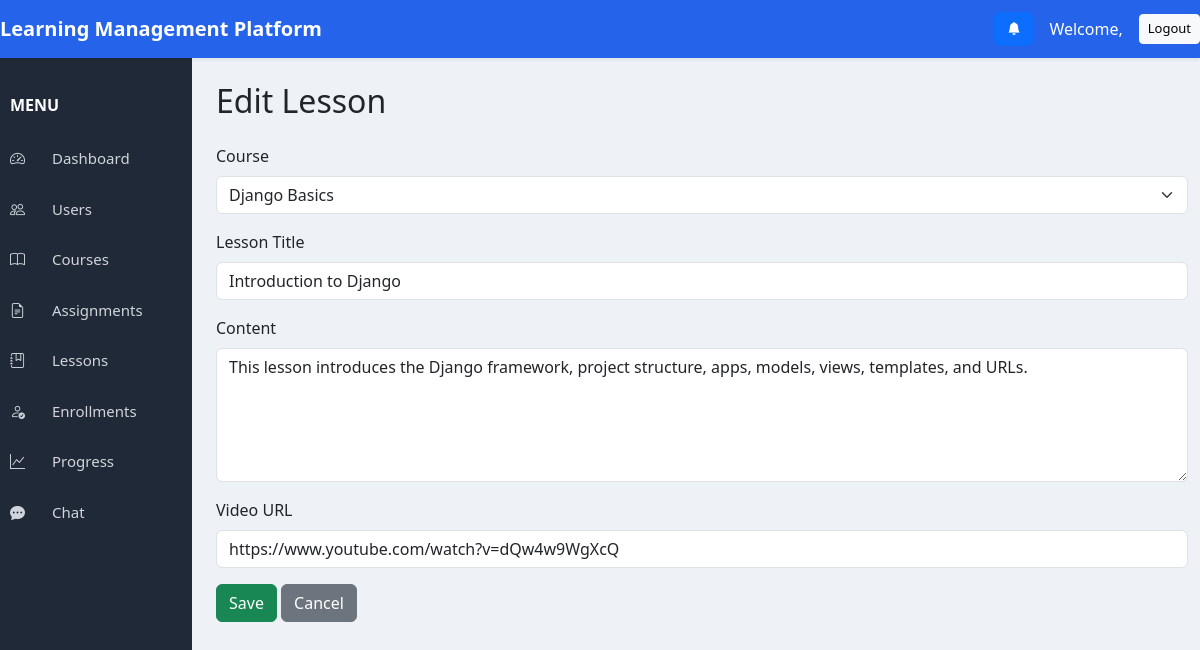
Screenshot of /courses/lessons/edit/1/ with the database file from the repository.
### courses/models.py (models this page shows, shortened)
class Lesson(models.Model):
    course = models.ForeignKey(
        Course,
        on_delete=models.CASCADE,
        related_name="lessons"
    )
    title = models.CharField(max_length=200)
    content = models.TextField()
    video_url = models.URLField(blank=True, null=True)

### courses/views.py (the view)
# urls.py: path("lessons/edit/<int:pk>/", views.edit_lesson, name="edit_lesson"),
def edit_lesson(request, pk):
    lesson = get_object_or_404(Lesson, pk=pk)
    if request.method == "POST":
        form = LessonForm(request.POST, instance=lesson)
        if form.is_valid():
            form.save()
            return redirect("lesson_list")
    else:
        form = LessonForm(instance=lesson)
    return render(
        request,
        "lessons/lesson_form.html",
        {
            "form": form,
            "title": "Edit Lesson",
        },
    )

### courses/forms.py
class LessonForm(forms.ModelForm):
    class Meta:
        model = Lesson
        fields = [
            "course",
            "title",
            "content",
            "video_url",
        ]
        widgets = {
            "course": forms.Select(
                attrs={"class": "form-select"}
            ),
            "title": forms.TextInput(
                attrs={"class": "form-control"}
            ),
            "content": forms.Textarea(
                attrs={
                    "class": "form-control",
                    "rows": 5,
                }
            ),
            "video_url": forms.URLInput(
                attrs={"class": "form-control"}
            ),
        }

### courses/models.py (called while the page is built)
    def __str__(self):
        return self.title

### templates/lessons/lesson_form.html (shortened to what this page needs)
{% extends "base.html" %}
{% block content %}
<h2 class="mb-4">{{ title }}</h2>
<form method="POST">
    <div class="mb-3">
        <label class="form-label">Course</label>
        {{ form.course }}
    </div>
    <div class="mb-3">
        <label class="form-label">Lesson Title</label>
        {{ form.title }}
    </div>
    <div class="mb-3">
        <label class="form-label">Content</label>
        {{ form.content }}
    </div>
    <div class="mb-3">
        <label class="form-label">Video URL</label>
        {{ form.video_url }}
    </div>
    <button type="submit" class="btn btn-success">
        Save
    </button>
    <a href="{% url 'lesson_list' %}" class="btn btn-secondary">
        Cancel
    </a>
</form>
{% endblock %}

### static/css/dashboard.css (style rules this page uses)
body { margin:0; padding:0; background:#eef2f7; font-family:'Segoe UI',sans-serif; }

### rows the page displays
Lesson: course "Django Basics", title "Introduction to Django", content "This lesson introduces the Django framework, project structure, apps, models, views, templates, and URLs.", video_url "https://www.youtube.com/watch?v=dQw4w9WgXcQ"

### other values shown
{{ title }} "Edit Lesson"
